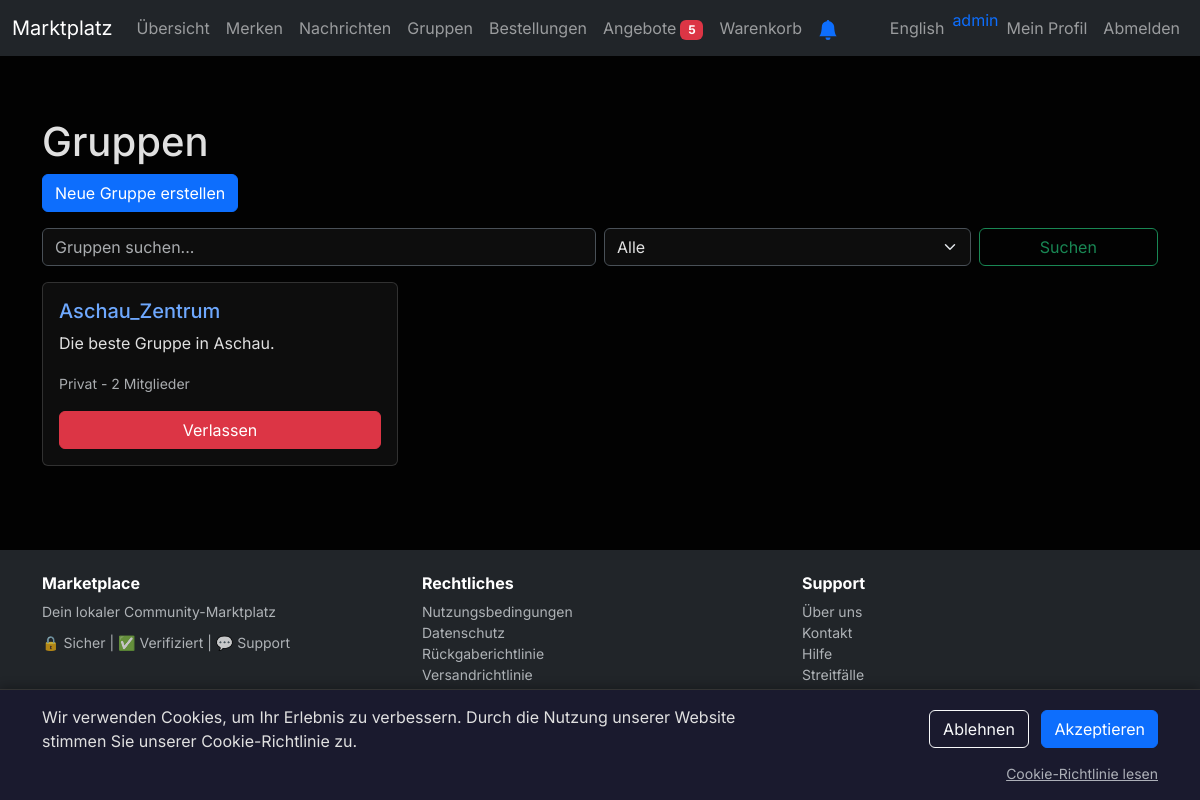
The app's page /groups (signed in) with its own data.
### tables this page shows
CREATE TABLE users
                  (id INTEGER PRIMARY KEY, username TEXT UNIQUE, email TEXT UNIQUE, password TEXT, description TEXT, profile_picture TEXT, stripe_account_id TEXT, email_notifications INTEGER DEFAULT 1, notify_order INTEGER DEFAULT 1, notify_dispute INTEGER DEFAULT 1, notify_return INTEGER DEFAULT 1, notify_message INTEGER DEFAULT 1, email_verified INTEGER DEFAULT 0, return_address TEXT, verification_token TEXT, verification_sent_at DATETIME, reset_token TEXT, reset_sent_at DATETIME, created_at DATETIME, preferred_language TEXT DEFAULT 'en');

CREATE TABLE groups
                    (id INTEGER PRIMARY KEY, name TEXT NOT NULL, description TEXT, creator_id INTEGER NOT NULL, is_private BOOLEAN DEFAULT 0, created_at DATETIME DEFAULT CURRENT_TIMESTAMP, FOREIGN KEY (creator_id) REFERENCES users(id));

### app.py (the view)
@app.route('/groups')
def groups():
    if 'user_id' not in session:
        return redirect('/login')
    query = request.args.get('q', '')
    type_filter = request.args.get('type', '')
    conn = sqlite3.connect('database.db')
    c = conn.cursor()
    base_query = """
        SELECT g.id, g.name, g.description, g.is_private, g.creator_id, u.username,
               COUNT(gm.id) as member_count
        FROM groups g
        LEFT JOIN users u ON g.creator_id = u.id
        LEFT JOIN group_members gm ON g.id = gm.group_id AND gm.status = 'accepted'
    """
    conditions = []
    params = []
    if query:
        conditions.append("(g.name LIKE ? OR g.description LIKE ?)")
        params.extend(['%' + query + '%', '%' + query + '%'])
    if type_filter:
        if type_filter == 'public':
            conditions.append("g.is_private = 0")
        elif type_filter == 'private':
            conditions.append("g.is_private = 1")
    if conditions:
        base_query += " WHERE " + " AND ".join(conditions)
    base_query += " GROUP BY g.id ORDER BY g.created_at DESC"
    c.execute(base_query, params)
    groups_list = c.fetchall()
    user_groups = {}
    if session.get('user_id'):
        c.execute("SELECT group_id, status FROM group_members WHERE user_id = ?", (session['user_id'],))
        user_groups = dict(c.fetchall())
    conn.close()
    return render_template('groups.html', groups=groups_list, user_groups=user_groups, query=query, type_filter=type_filter, unread_messages=get_unread_messages_count(session.get('user_id')))

### app.py (called while the page is built)
@app.before_request
def inject_user_alerts():
    if 'user_id' not in session:
        return
    conn = sqlite3.connect('database.db')
    c = conn.cursor()
    c.execute("SELECT COUNT(*) FROM orders WHERE (buyer_id = ? OR seller_id = ?) AND dispute_status = 'open'",
              (session['user_id'], session['user_id']))
    open_disputes = c.fetchone()[0]
    c.execute("SELECT COUNT(*) FROM reports r JOIN posts p ON r.post_id = p.id WHERE p.user_id = ?",
              (session['user_id'],))
    post_reports = c.fetchone()[0]
    c.execute("SELECT stripe_account_id FROM users WHERE id = ?", (session['user_id'],))
    stripe_result = c.fetchone()
    stripe_connected = stripe_result and stripe_result[0]
    conn.close()
    g.open_disputes = open_disputes
    g.post_reports = post_reports
    g.stripe_connected = stripe_connected

def get_unread_messages_count(user_id):
    if not user_id:
        return 0
    conn = sqlite3.connect('database.db')
    c = conn.cursor()
    c.execute("SELECT COUNT(*) FROM messages WHERE receiver_id = ? AND is_read = 0", (user_id,))
    count = c.fetchone()[0]
    conn.close()
    return count

@app.before_request
def track_visit():
    from flask import request
    ignored_paths = ['/static/', '/webhook/', '/cron/', '/favicon']
    if any(request.path.startswith(p) for p in ignored_paths):
        return
    try:
        conn = sqlite3.connect('database.db')
        c = conn.cursor()
        c.execute("INSERT INTO visits (path, ip_address, user_agent) VALUES (?, ?, ?)",
                   (request.path, request.remote_addr, request.headers.get('User-Agent', '')[:200]))
        conn.commit()
        conn.close()
    except:
        pass

### templates/groups.html (shortened to what this page needs)
{% extends "base.html" %}
{% block content %}
<div class="container mt-5">
  <h1>{% if session.get('lang') == 'de' %}Gruppen{% else %}Groups{% endif %}</h1>
  {% if session.get('user_id') %}
  <a href="/create_group" class="btn btn-primary mb-3">{% if session.get('lang') == 'de' %}Neue Gruppe erstellen{% else %}Create New Group{% endif %}</a>
  {% else %}
  <p>{% if session.get('lang') == 'de' %}Bitte{% else %}Please{% endif %} <a href="/login">{% if session.get('lang') == 'de' %}anmelden{% else %}login{% endif %}</a> {% if session.get('lang') == 'de' %}um Gruppen zu erstellen.{% else %}to create groups.{% endif %}</p>
  {% endif %}
  <form class="mb-3" method="get">
    <div class="row g-2">
      <div class="col-md-6">
        <input class="form-control" type="search" name="q" placeholder="{% if session.get('lang') == 'de' %}Gruppen suchen...{% else %}Search groups...{% endif %}" value="{{ query or '' }}"/>
      </div>
      <div class="col-md-4">
        <select class="form-select" name="type">
          <option value="">{% if session.get('lang') == 'de' %}Alle{% else %}All{% endif %}</option>
        </select>
      </div>
      <div class="col-md-2">
        <button class="btn btn-outline-success w-100" type="submit">{% if session.get('lang') == 'de' %}Suchen{% else %}Search{% endif %}</button>
      </div>
    </div>
  </form>
  <div class="row">
    {% for group in groups %}
    <div class="col-md-4 mb-3">
      <div class="card h-100">
        <div class="card-body d-flex flex-column">
          <h5 class="card-title"><a href="/group/{{ group[0] }}" class="text-decoration-none">{{ group[1] }}</a></h5>
          <p class="card-text">{{ group[2] }}</p>
          <p><small class="text-muted">
            {% if group[3] %}{% if session.get('lang') == 'de' %}Privat{% else %}Private{% endif %}{% else %}{% if session.get('lang') == 'de' %}Öffentlich{% else %}Public{% endif %}{% endif %}
            - {{ group[6] }} {% if session.get('lang') == 'de' %}Mitglieder{% else %}members{% endif %}
          </small></p>
          {% if session.get('user_id') %}
          {% if user_groups.get(group[0]) == 'accepted' %}
          <a href="/leave_group/{{ group[0] }}" class="btn btn-danger mt-auto">{% if session.get('lang') == 'de' %}Verlassen{% else %}Leave{% endif %}</a>
          {% elif user_groups.get(group[0]) == 'pending' %}
          <button class="btn btn-secondary mt-auto" disabled>{% if session.get('lang') == 'de' %}Ausstehend{% else %}Pending{% endif %}</button>
          {% else %}
          <a href="/join_group/{{ group[0] }}" class="btn btn-success mt-auto">{% if session.get('lang') == 'de' %}Beitreten{% else %}Join{% endif %}</a>
          {% endif %}
          {% endif %}
        </div>
      </div>
    </div>
    {% endfor %}
  </div>
</div>
{% endblock %}

### templates/base.html (shortened to what this page needs)
<!doctype html>
<html lang="en" data-bs-theme="dark">
  <head>
    <link
      href="https://cdn.jsdelivr.net/npm/bootstrap@5.3.3/dist/css/bootstrap.min.css"
      rel="stylesheet"
    />
  </head>
  <body>
    <div class="content-wrapper">
      <nav class="navbar navbar-expand-lg navbar-dark bg-dark fixed-top">
        <div class="container-fluid">
          <a class="navbar-brand" href="/"
            >{% if session.get('lang') == 'de' %}Marktplatz{% else
            %}Marketplace{% endif %}</a
          >
          <div class="collapse navbar-collapse" id="navbarNav">
            <ul class="navbar-nav me-auto">
              <li class="nav-item">
                <a id="nav-dashboard" class="nav-link text-nowrap" href="/dashboard"
                  >{% if session.get('lang') == 'de' %}Übersicht{% else
                  %}Dashboard{% endif %}</a
                >
              </li>
              <li class="nav-item">
                <a id="nav-notices" class="nav-link text-nowrap" href="/notices"
                  >{% if session.get('lang') == 'de' %}Merken{% else %}Notices{%
                  endif %}</a
                >
              </li>
              <li class="nav-item">
                <a id="nav-messages" class="nav-link text-nowrap" href="/messages"
                  >{% if session.get('lang') == 'de' %}Nachrichten{% else
                  %}Messages{% endif %}</a
                >
              </li>
              <li class="nav-item">
                <a id="nav-groups" class="nav-link text-nowrap" href="/groups"
                  >{% if session.get('lang') == 'de' %}Gruppen{% else %}Groups{%
                  endif %}</a
                >
              </li>
              <li class="nav-item">
                <a id="nav-orders" class="nav-link text-nowrap" href="/orders"
                  >{% if session.get('lang') == 'de' %}Bestellungen{% else
                  %}Orders{% endif %}{% if pending_orders > 0 %}<span class="badge bg-info ms-1">{{ pending_orders }}</span>{% endif %}</a
                >
              </li>
              <li class="nav-item">
                <a id="nav-offers" class="nav-link text-nowrap" href="/my-offers"
                  >{% if session.get('lang') == 'de' %}Angebote{% else %}Offers{% endif %}{% if pending_offers > 0 %}<span class="badge bg-danger ms-1">{{ pending_offers }}</span>{% endif %}</a
                >
              </li>
              <li class="nav-item">
                <a id="nav-cart" class="nav-link text-nowrap" href="/cart"
                  >{% if session.get('lang') == 'de' %}Warenkorb{% else %}Cart{% endif %}
                  {% if cart_count > 0 %}<span class="badge bg-danger ms-1">{{ cart_count }}</span>{% endif %}</a
                >
              </li>
              {% if session.get('user_id') %}
              <li class="nav-item">
                <button id="notification-btn" class="btn btn-link nav-link text-nowrap" onclick="requestNotificationPermission()" title="{% if session.get('lang') == 'de' %}Benachrichtigungen aktivieren{% else %}Enable notifications{% endif %}">
                  <svg xmlns="http://www.w3.org/2000/svg" width="20" height="20" fill="#0d6efd" viewBox="0 0 16 16">
                    <path d="M8 16a2 2 0 0 0 2-2H6a2 2 0 0 0 2 2zm.995-14.901a1 1 0 1 0-1.99 0A5.002 5.002 0 0 0 3 6c0 1.098-.5 6-2 7h14c-1.5-1-2-5.902-2-7 0-2.42-1.72-4.44-4.005-4.901z"/>
                  </svg>
                </button>
              </li>
              {% endif %}
            </ul>
            <ul class="navbar-nav">
              <li class="nav-item">
                <a id="nav-language"
                  class="nav-link text-nowrap"
                  href="/switch_lang?lang={% if session.get('lang') == 'de' %}en{% else %}de{% endif %}"
                  >{% if session.get('lang') == 'de' %}English{% else
                  %}Deutsch{% endif %}</a
                >
              </li>
              {% if session.get('user_id') %}
              <li class="nav-item">
                <span class="navbar-text text-primary"
                  >{{ current_username }}</span
                >
              </li>
              <li class="nav-item">
                <a id="nav-profile"
                  class="nav-link text-nowrap"
                  href="/profile/{{ current_username }}"
                  >{% if session.get('lang') == 'de' %}Mein Profil{% else %}My
                  Profile{% endif %}</a
                >
              </li>
              <li class="nav-item">
                <a id="nav-logout" class="nav-link text-nowrap" href="/logout"
                  >{% if session.get('lang') == 'de' %}Abmelden{% else
                  %}Logout{% endif %}</a
                >
              </li>
              {% endif %}
            </ul>
          </div>
        </div>
      </nav>
      {% block content %}{% endblock %}
    </div>
    <div id="cookie-consent-banner">
      <div class="container">
        <div class="row align-items-center">
          <div class="col-md-8 mb-2 mb-md-0">
            <p class="mb-0" id="cookie-message">
              {% if session.get('lang') == 'de' %}
              Wir verwenden Cookies, um Ihr Erlebnis zu verbessern. Durch die Nutzung unserer Website stimmen Sie unserer Cookie-Richtlinie zu.
              {% else %}
              We use cookies to enhance your experience. By using our website, you agree to our Cookie Policy.
              {% endif %}
            </p>
          </div>
          <div class="col-md-4 text-md-end">
            <button type="button" class="btn btn-outline-light cookie-btn me-2" id="cookie-reject" onclick="handleCookieConsent('reject')">
              {% if session.get('lang') == 'de' %}Ablehnen{% else %}Reject{% endif %}
            </button>
            <button type="button" class="btn btn-primary cookie-btn" id="cookie-accept" onclick="handleCookieConsent('accept')">
              {% if session.get('lang') == 'de' %}Akzeptieren{% else %}Accept{% endif %}
            </button>
          </div>
        </div>
        <div class="row mt-2">
          <div class="col-12 text-end">
            <a href="/cookie-policy" class="text-muted small">
              {% if session.get('lang') == 'de' %}Cookie-Richtlinie lesen{% else %}Read Cookie Policy{% endif %}
            </a>
          </div>
        </div>
      </div>
    </div>
    <footer class="bg-dark text-white py-4 mt-5">
      <div class="container">
        <div class="row">
          <div class="col-md-4 mb-3 mb-md-0">
            <h6 class="fw-bold mb-2">Marketplace</h6>
            <p class="text-muted small mb-0">{% if session.get('lang') == 'de' %}Dein lokaler Community-Marktplatz{% else %}Your local community marketplace{% endif %}</p>
            <div class="mt-2">
              <small class="text-muted">🔒 {% if session.get('lang') == 'de' %}Sicher{% else %}Secure{% endif %} | ✅ {% if session.get('lang') == 'de' %}Verifiziert{% else %}Verified{% endif %} | 💬 {% if session.get('lang') == 'de' %}Support{% else %}Support{% endif %}</small>
            </div>
          </div>
          <div class="col-md-4 mb-3 mb-md-0">
            <h6 class="fw-bold mb-2">{% if session.get('lang') == 'de' %}Rechtliches{% else %}Legal{% endif %}</h6>
            <ul class="list-unstyled small">
              <li><a href="/terms" class="text-muted text-decoration-none">{% if session.get('lang') == 'de' %}Nutzungsbedingungen{% else %}Terms of Use{% endif %}</a></li>
              <li><a href="/privacy" class="text-muted text-decoration-none">{% if session.get('lang') == 'de' %}Datenschutz{% else %}Privacy Policy{% endif %}</a></li>
              <li><a href="/refund-policy" class="text-muted text-decoration-none">{% if session.get('lang') == 'de' %}Rückgaberichtlinie{% else %}Refund Policy{% endif %}</a></li>
              <li><a href="/shipping-policy" class="text-muted text-decoration-none">{% if session.get('lang') == 'de' %}Versandrichtlinie{% else %}Shipping Policy{% endif %}</a></li>
            </ul>
          </div>
          <div class="col-md-4">
            <h6 class="fw-bold mb-2">{% if session.get('lang') == 'de' %}Support{% else %}Support{% endif %}</h6>
            <ul class="list-unstyled small">
              <li><a href="/about" class="text-muted text-decoration-none">{% if session.get('lang') == 'de' %}Über uns{% else %}About Us{% endif %}</a></li>
              <li><a href="/contact" class="text-muted text-decoration-none">{% if session.get('lang') == 'de' %}Kontakt{% else %}Contact Us{% endif %}</a></li>
              <li><a href="/chat/admin" class="text-muted text-decoration-none">{% if session.get('lang') == 'de' %}Hilfe{% else %}Help{% endif %}</a></li>
              <li><a href="/dispute-policy" class="text-muted text-decoration-none">{% if session.get('lang') == 'de' %}Streitfälle{% else %}Disputes{% endif %}</a></li>
              <li><a href="/refund-flow" class="text-muted text-decoration-none">{% if session.get('lang') == 'de' %}Erstattungsprozess{% else %}Refund Process{% endif %}</a></li>
            </ul>
          </div>
        </div>
        <p class="text-center text-muted small mb-0">© 2026 Marketplace. {% if session.get('lang') == 'de' %}Alle Rechte vorbehalten.{% else %}All rights reserved.{% endif %}</p>
      </div>
    </footer>
  </body>
</html>

### records on screen
users: username "admin"
groups: name "Aschau_Zentrum", description "Die beste Gruppe in Aschau.", is_private "Privat", creator "2"

### other values on screen
{{ pending_offers }} "5"
